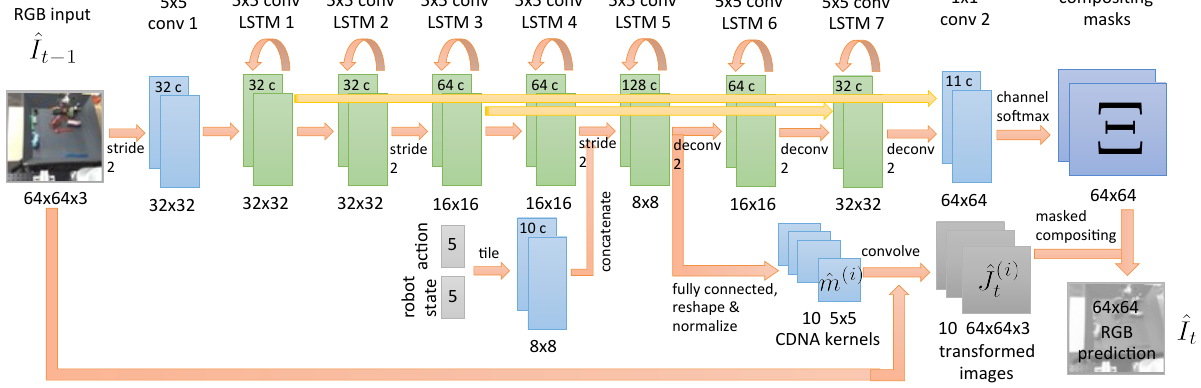
#> input picture figures/papers/paper-cdna-arch.png, 1201 x 388 px
$ python -i fetch.py   (imports and definitions only)
#> lines starting #> are read from the running program, lines starting #| are printed output that depends on the picture
#> further down, picture is the input picture: PIL image 1201x388 RGB; mean R, G, B 231.3, 230.8, 225.9
#!/usr/bin/env python3
"""从 arXiv 论文里抓取指定插图，供 notes/ 引用（个人学习用，带出处标注）。

两步走：
  list  — 下载 PDF，列出所有 "Figure N:" 图注及其页码，供人工挑图
  crop  — 渲染指定页并按给定裁剪框切图，同时写入出处元数据

为什么不走 arXiv HTML：架构图多为 TikZ 矢量图，HTML 版里没有 <img>，
只能从 PDF 渲染。

用法:
  python3 fetch.py list 2209.00588
  python3 fetch.py list            # 列出下面 PAPERS 里全部论文的图注
  python3 fetch.py crop 2209.00588 1 iris-arch --page 4 --box 0.08,0.12,0.95,0.42
             box = 左,上,右,下，按页面宽高的比例（0~1）
"""

from __future__ import annotations

import json
import os
import re
import subprocess
import sys
import urllib.request

HERE = os.path.dirname(os.path.abspath(__file__))
CACHE = os.path.join(HERE, ".cache")
META = os.path.join(HERE, "sources.json")

# arxiv_id -> (短名, 论文标题, 作者, 年份)
PAPERS = {
    "1507.08750": ("oh2015", "Action-Conditional Video Prediction using Deep Networks in Atari Games", "Oh et al.", 2015),
    "1605.07157": ("cdna", "Unsupervised Learning for Physical Interaction through Video Prediction", "Finn, Goodfellow, Levine", 2016),
    "1710.11252": ("sv2p", "Stochastic Variational Video Prediction", "Babaeizadeh et al.", 2018),
    "1803.10122": ("worldmodels", "World Models", "Ha, Schmidhuber", 2018),
    "1811.04551": ("planet", "Learning Latent Dynamics for Planning from Pixels", "Hafner et al.", 2019),
    "1903.00374": ("simple", "Model-Based Reinforcement Learning for Atari", "Kaiser et al.", 2020),
    "1912.01603": ("dreamer", "Dream to Control: Learning Behaviors by Latent Imagination", "Hafner et al.", 2020),
    "2010.02193": ("dreamerv2", "Mastering Atari with Discrete World Models", "Hafner et al.", 2021),
    "2301.04104": ("dreamerv3", "Mastering Diverse Domains through World Models", "Hafner et al.", 2023),
    "2310.16828": ("tdmpc2", "TD-MPC2: Scalable, Robust World Models for Continuous Control", "Hansen et al.", 2024),
    "2209.00588": ("iris", "Transformers are Sample-Efficient World Models", "Micheli, Alonso, Fleuret", 2023),
    "2406.19320": ("deltairis", "Efficient World Models with Context-Aware Tokenization", "Micheli, Alonso, Fleuret", 2024),
    "2405.12399": ("diamond", "Diffusion for World Modeling: Visual Details Matter in Atari", "Alonso et al.", 2024),
    "2405.15223": ("ivideogpt", "iVideoGPT: Interactive VideoGPTs are Scalable World Models", "Wu et al.", 2024),
    "2504.08388": ("mineworld", "MineWorld: a Real-Time and Open-Source Interactive World Model on Minecraft", "Guo et al.", 2025),
    "2405.17398": ("vista", "Vista: A Generalizable Driving World Model", "Gao et al.", 2024),
    "2509.24527": ("dreamer4", "Training Agents Inside of Scalable World Models", "Hafner et al.", 2025),
    "2408.14837": ("gamengen", "Diffusion Models Are Real-Time Game Engines", "Valevski et al.", 2024),
    "2402.15391": ("genie", "Genie: Generative Interactive Environments", "Bruce et al.", 2024),
}


def pdf_path(aid: str) -> str:
    return os.path.join(CACHE, f"{aid}.pdf")


# [165 lines left out: functions download, captions, words, locate, crop, not called in this run]


def trim(im, thresh: int = 247):
    """去掉四周空白。"""
#> called with thresh = 247
    g = im.convert("L")
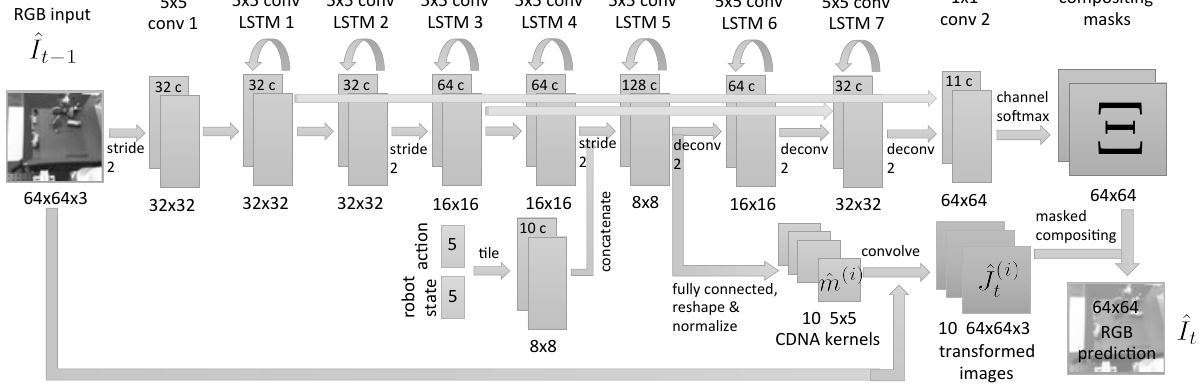
#> g: PIL image 1201x388 L; min 0, max 255, mean 230.4
    W, H = g.size
#> W = 1201; H = 388
    px = g.load()
    cols = [x for x in range(W) if any(px[x, y] < thresh for y in range(0, H, 2))]
#> cols = 1177 values from 6 to 1195
    rows = [y for y in range(H) if any(px[x, y] < thresh for x in range(0, W, 2))]
#> rows = 379 values from 0 to 382
    if not cols or not rows:
        return im
    pad = 6
    return im.crop((max(0, cols[0] - pad), max(0, rows[0] - pad),
                    min(W, cols[-1] + pad), min(H, rows[-1] + pad)))


# [38 lines not run here, left out]

>>> from PIL import Image
>>> picture = Image.open('paper-cdna-arch.png')
>>> result = trim(picture)

$ run again, on figures/papers/paper-dreamer4-design.png
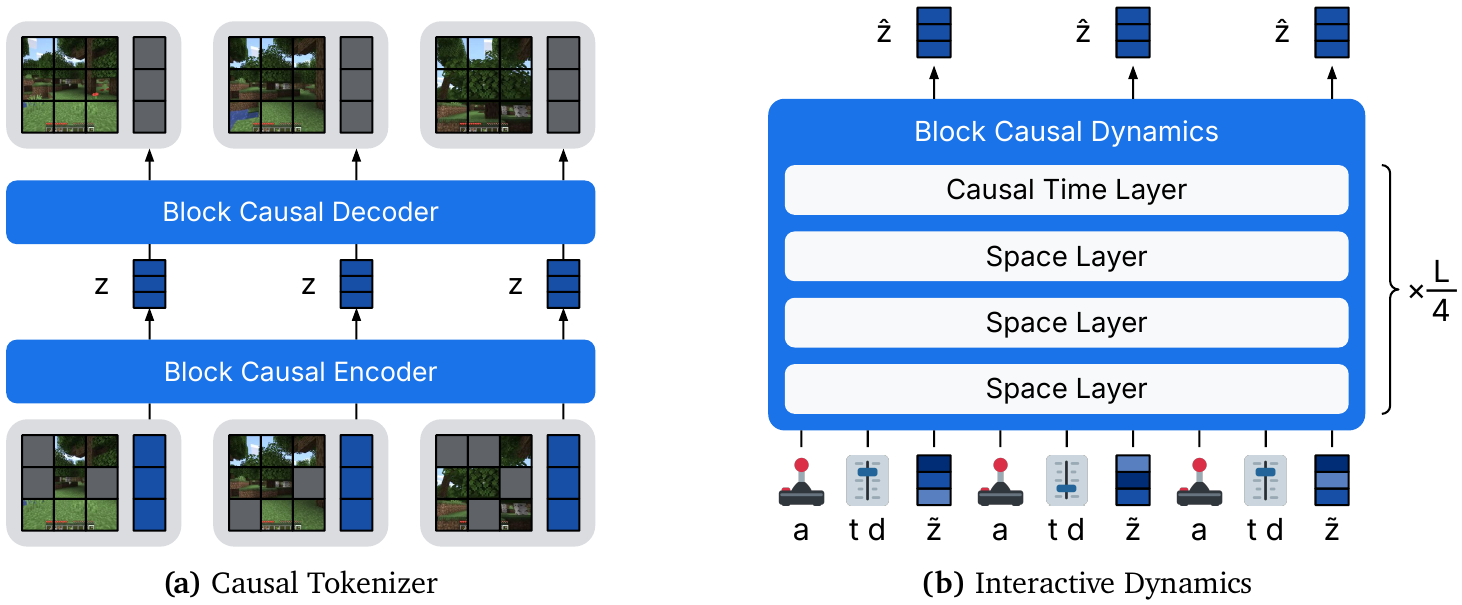
#> input picture figures/papers/paper-dreamer4-design.png, 1462 x 605 px
#> picture is the input picture: PIL image 1462x605 RGB; mean R, G, B 185.5, 203.3, 225.3
#> in trim, `g = im.convert("L")`:
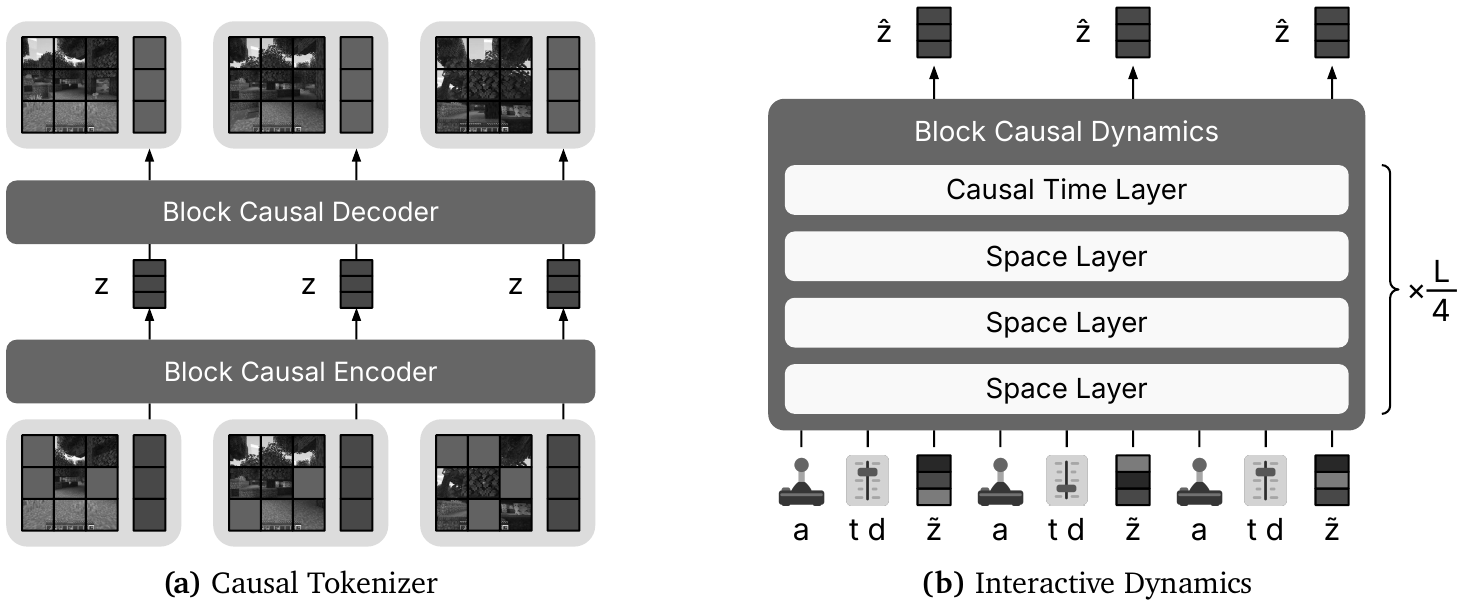
#> g: PIL image 1462x605 L; min 0, max 255, mean 200.6
#> cols = 1252 values from 6 to 1456
#> rows = 571 values from 6 to 599

$ run again, on figures/papers/paper-dreamerv2-wm.png
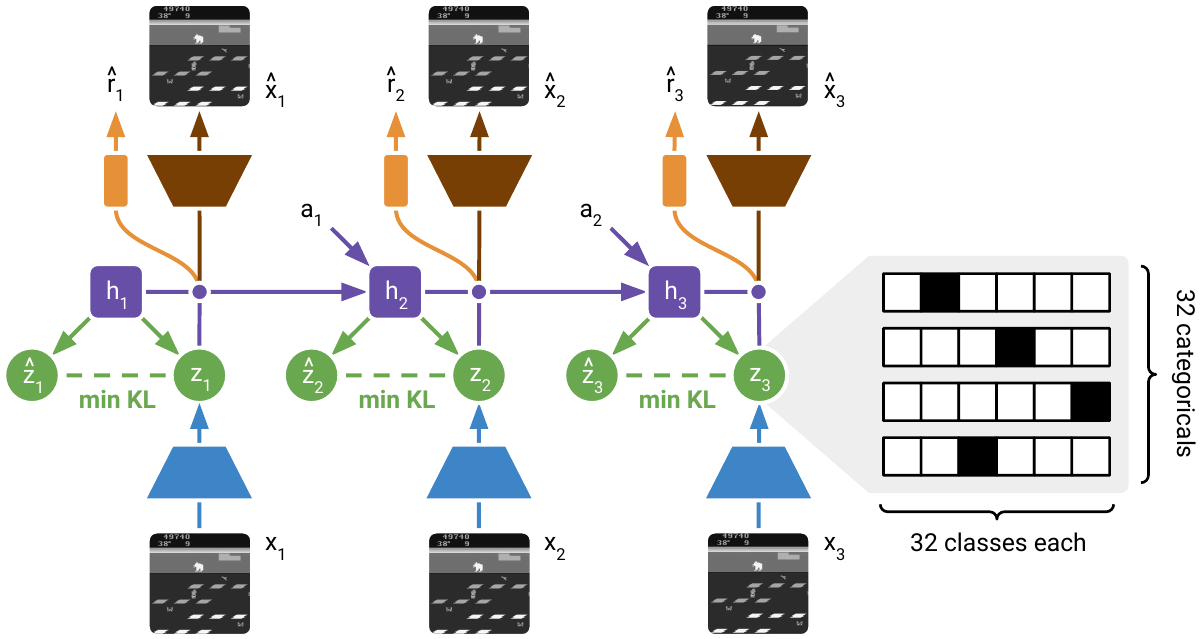
#> input picture figures/papers/paper-dreamerv2-wm.png, 1201 x 639 px
#> picture is the input picture: PIL image 1201x639 RGB; mean R, G, B 222.7, 223.2, 222.1
#> in trim, `g = im.convert("L")`:
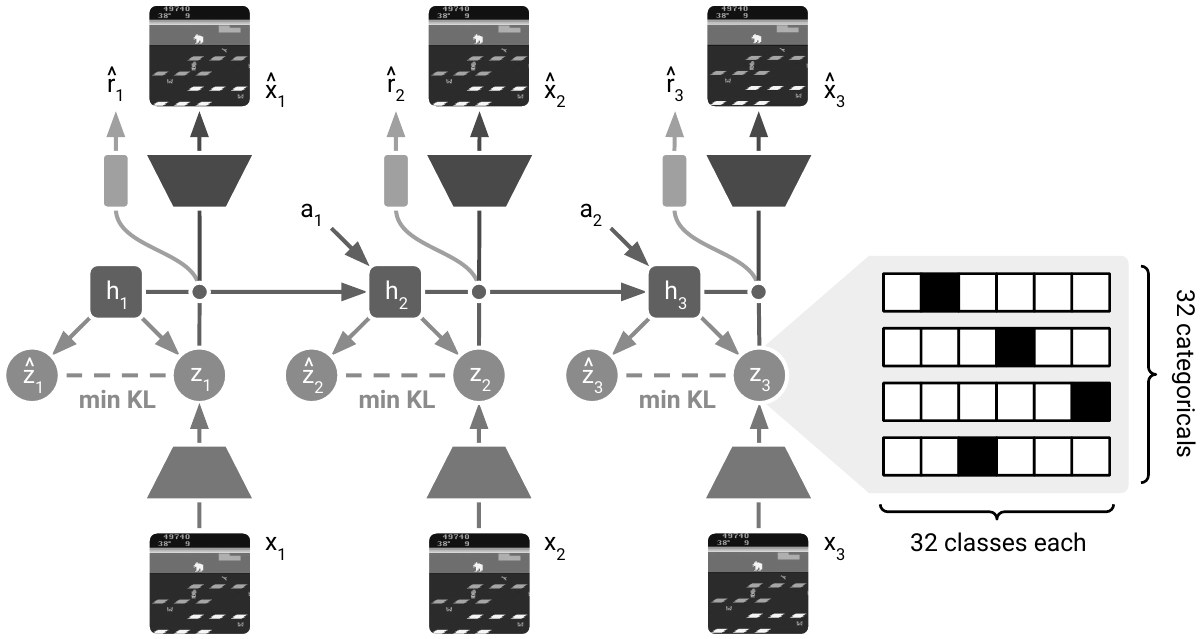
#> g: PIL image 1201x639 L; min 0, max 255, mean 223
#> cols = 1166 values from 6 to 1195
#> rows = 615 values from 6 to 633

$ run again, on figures/papers/paper-dreamerv3-training.png
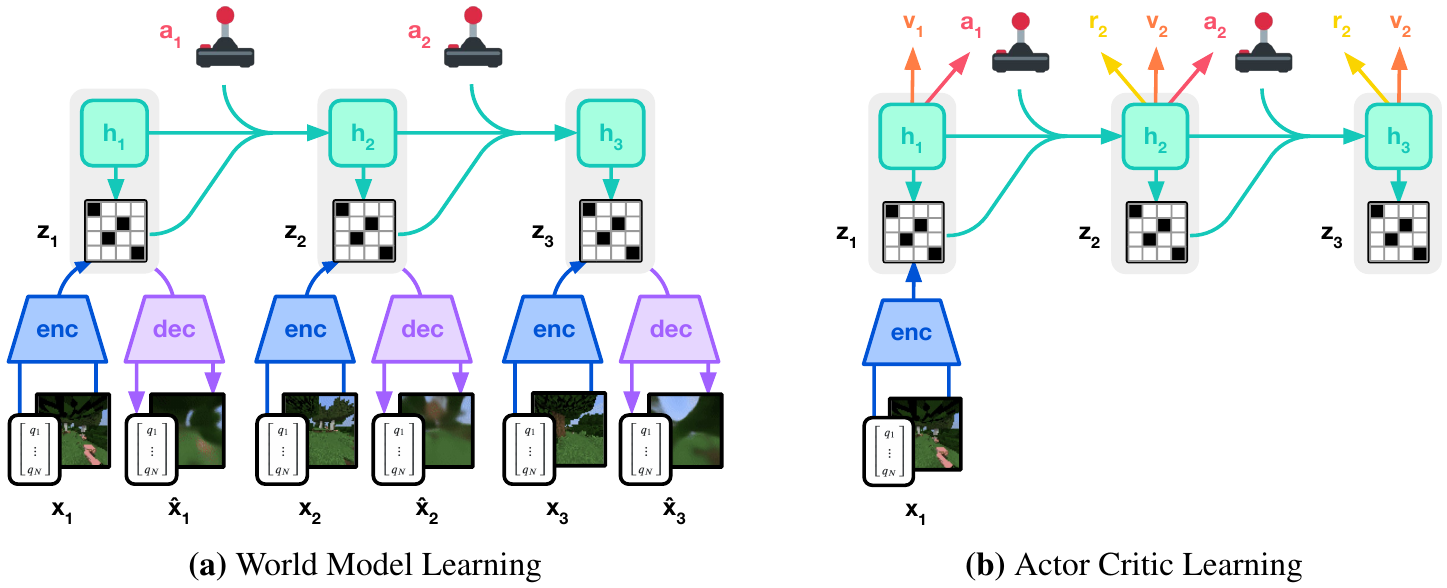
#> input picture figures/papers/paper-dreamerv3-training.png, 1447 x 588 px
#> picture is the input picture: PIL image 1447x588 RGB; mean R, G, B 227.7, 233.5, 235.5
#> in trim, `g = im.convert("L")`:
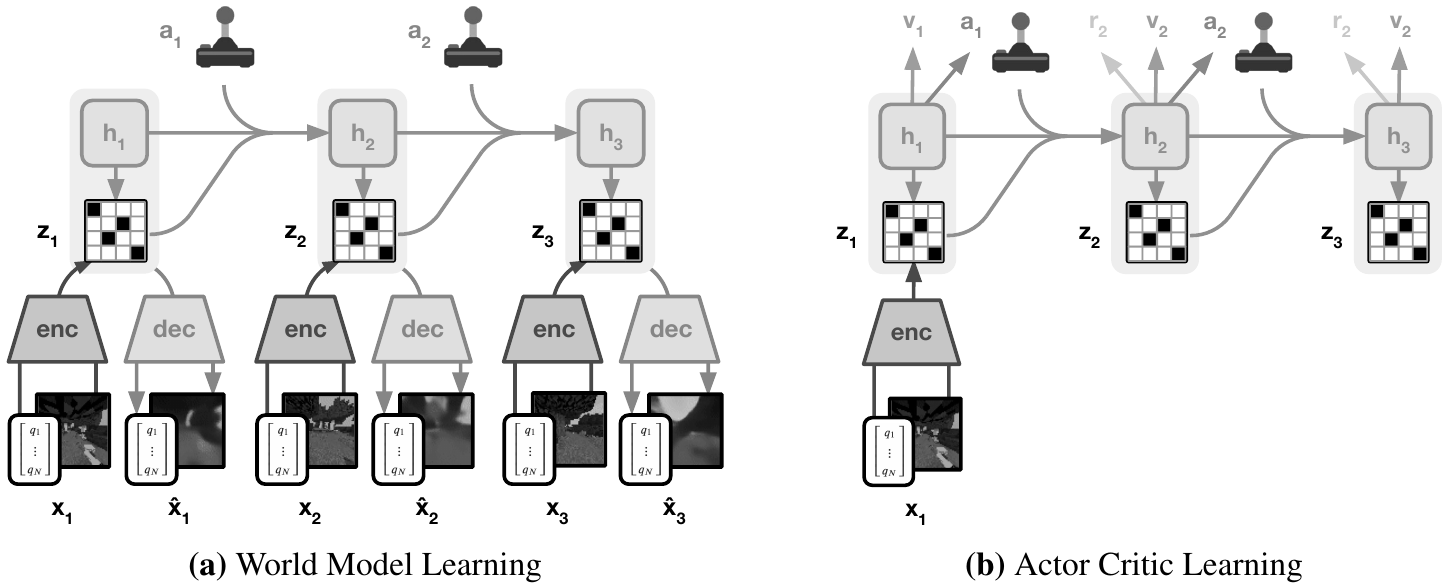
#> g: PIL image 1447x588 L; min 0, max 255, mean 231.9
#> cols = 1318 values from 6 to 1441
#> rows = 540 values from 6 to 582
